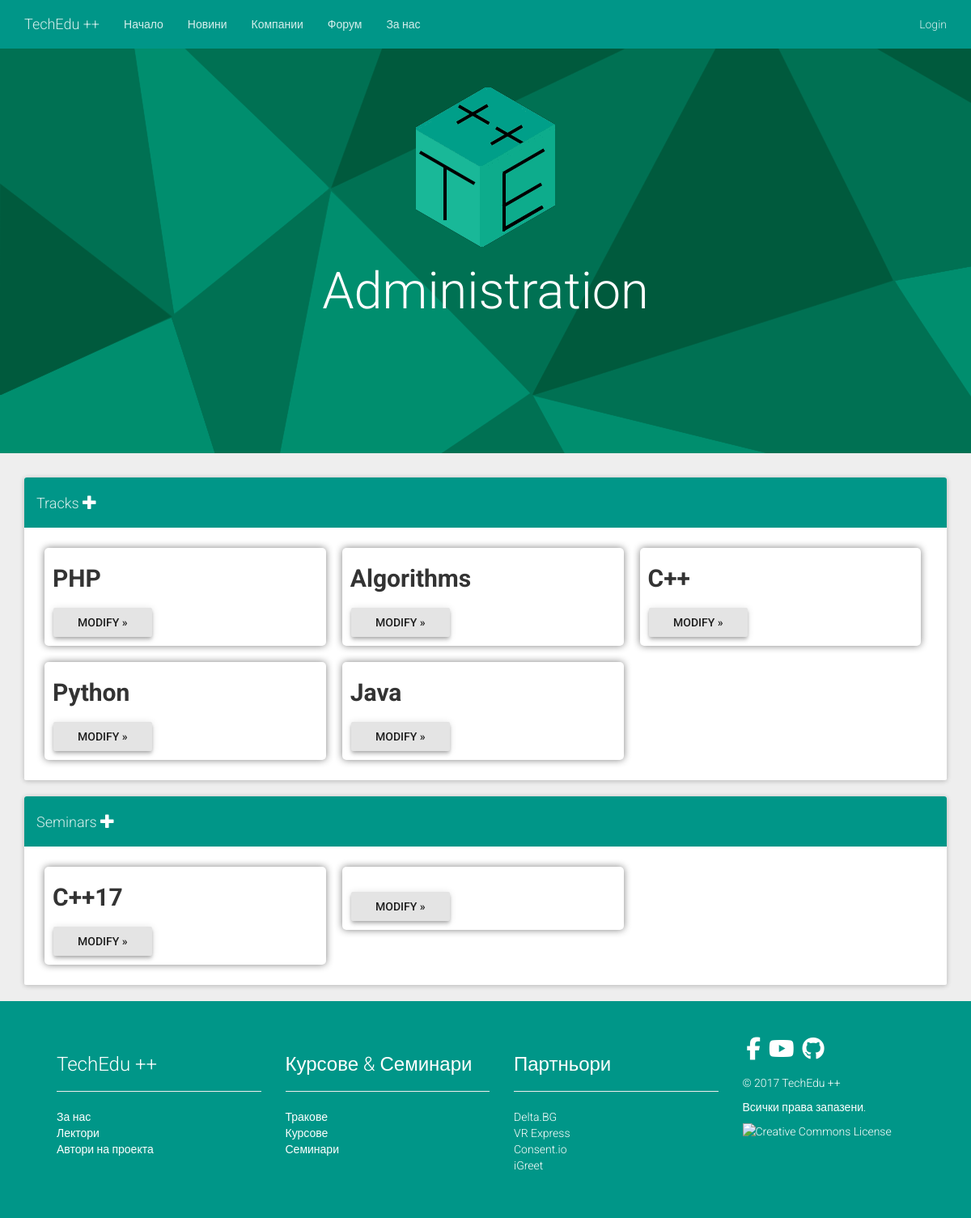
/admin/index.php, run on an earlier commit of the app's database.
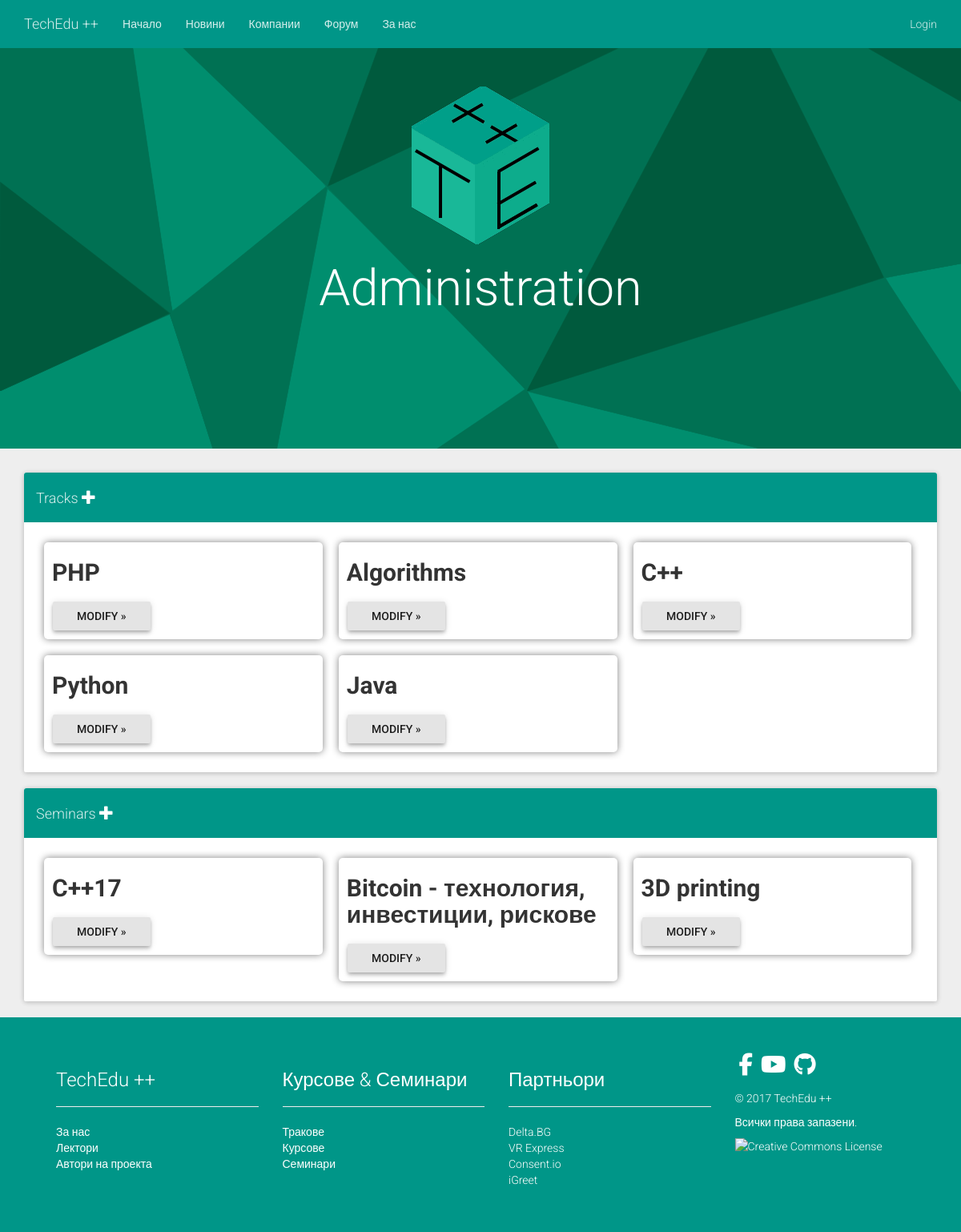
And on a later commit of the database.
### tables this page shows
CREATE TABLE `Tracks` (
  `Num` bigint(20) UNSIGNED NOT NULL,
  `ID` text NOT NULL,
  `Name` text NOT NULL,
  `Folder` text NOT NULL,
  `ExamLink` text NOT NULL,
  `Author` text NOT NULL
);

CREATE TABLE `Seminars` (
  `Num` bigint(20) UNSIGNED NOT NULL,
  `ID` text NOT NULL,
  `Name` text NOT NULL,
  `Link` text NOT NULL,
  `Source` text NOT NULL,
  `Label` text NOT NULL,
  `ExamLink` text,
  `Author` text NOT NULL
);

### lib/mysql.php (called while the page is built, shortened)
<?php
	class MySQL
	{
		public  $servername = "localhost";
		private $username = "root";
		private $password = "tts2002";
		public $conn;
		function __construct (string $dbname_param)
		{
			$this->dbname = $dbname_param;
			$this->conn = new mysqli ($this->servername, $this->username, $this->password, $this->dbname);
		}
		function query (string $command)
		{
			return ($this->conn->query ($command));
		}
	}
?>

### lib/admin/get/tracks.php (the view)
<?php
	include_once ($_SERVER["DOCUMENT_ROOT"] . "/lib/mysql.php");
	$dbname = "Infocourse";
	$conn = new MySQL ($dbname);
	$sql = "SELECT * FROM `Tracks`";
	$result = $conn->query($sql);
	if ($result->num_rows > 0)
	{
		while($row = $result->fetch_assoc())
		{
			echo "<article class=\"course-item col-md-4\">";
			echo "<h2>{$row["Name"]}</h2>";
			echo "<a href=\"#\" onclick=\"modify_track('{$row["Name"]}');\" data-toggle=\"modal\" data-target=\"#modifyTrack\" class=\"btn btn-raised active\">Modify »</a>";
			echo "</article>";
		}
	}
?>

### lib/admin/get/seminars.php
<?php
	include_once ($_SERVER["DOCUMENT_ROOT"] . "/lib/mysql.php");
	$dbname = "Infocourse";
	$conn = new MySQL ($dbname);
	$sql = "SELECT * FROM `Seminars`";
	$result = $conn->query($sql);
	if ($result->num_rows > 0)
	{
		while($row = $result->fetch_assoc())
		{
			echo "<article class=\"course-item col-md-4\">";
			echo "<h2>{$row["Name"]}</h2>";
			echo "<a href=\"#\" onclick=\"modify_seminar('{$row["Name"]}');\" data-toggle=\"modal\" data-target=\"#modifySeminar\" class=\"btn btn-raised active\">Modify »</a>";
			echo "</article>";
		}
	}
?>

What changed in the data, as far as the page shows it:
changed seminars: Name (not shown) → "Bitcoin - технология, инвестиции, рискове"
added seminars: Name "3D printing"
